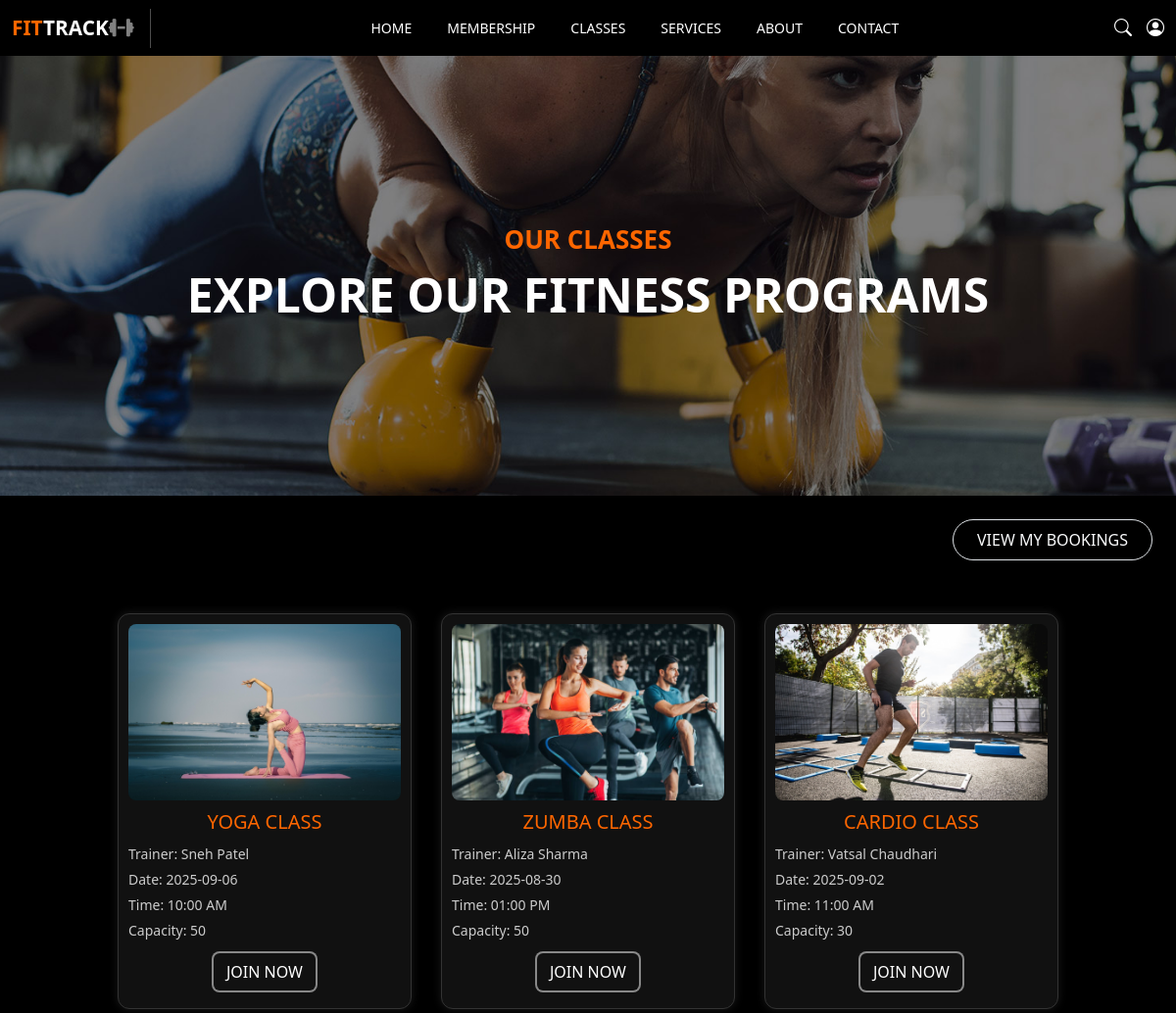
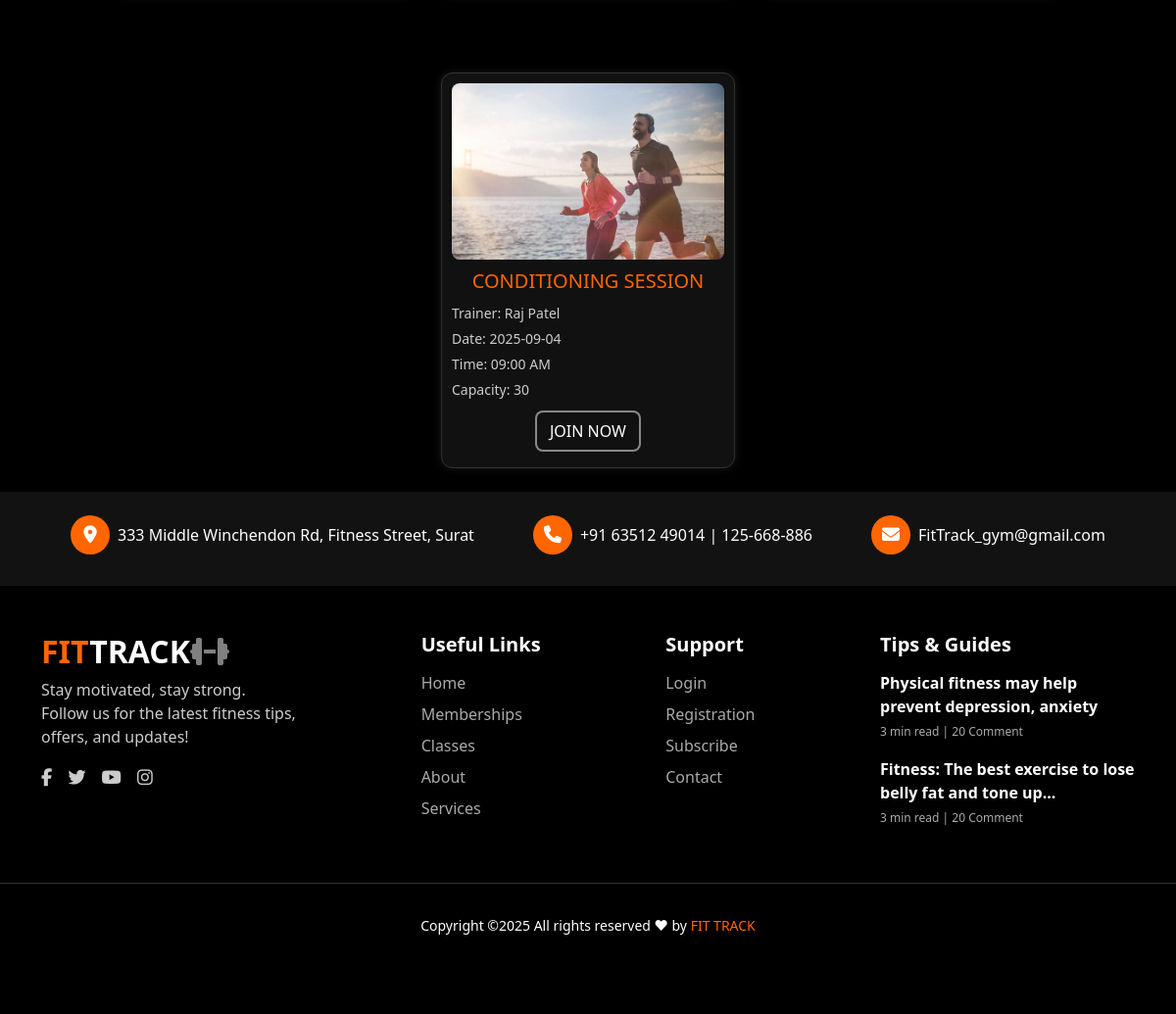
The app's page /user/classes.php with its own data (2 pictures, top to bottom).
### tables this page shows
CREATE TABLE `classes` (
  `id` int(11) NOT NULL,
  `title` varchar(255) NOT NULL,
  `image` varchar(255) NOT NULL,
  `trainer` varchar(255) NOT NULL,
  `date` date NOT NULL,
  `time` time NOT NULL,
  `capacity` int(11) NOT NULL,
  `created_at` timestamp NOT NULL DEFAULT current_timestamp() ON UPDATE current_timestamp()
);

### user/classes.php (the view, shortened to what this page needs)
<!DOCTYPE html>
<html lang="en">
<head>
  <link href="https://cdn.jsdelivr.net/npm/bootstrap@5.3.2/dist/css/bootstrap.min.css" rel="stylesheet">
  <link href="https://cdn.jsdelivr.net/npm/bootstrap-icons@1.10.5/font/bootstrap-icons.css" rel="stylesheet">
  <link rel="stylesheet" href="../css/user_classes.css">
</head>
<body>
<?php include 'user_header.php'; ?>
<div class="page-banner d-flex flex-column justify-content-center align-items-center text-center">
  <span style="color: #ff6600; font-size: 26px; font-weight: bold;">OUR CLASSES</span>
  <h2 class="display-5 fw-bold text-white mt-2">EXPLORE OUR FITNESS PROGRAMS</h2>
</div>
<div class="container-fluid px-0">
  <div class="section-title">
     <div class="container-fluid my-0 py-0 px-0" style="background-color: #000;">
    <div class="d-flex justify-content-end mb-3 p-4">
            <a href="join_process.php" class="btn btn-outline-light border rounded-pill px-4 py-2">VIEW MY BOOKINGS</a>
           </div>
  <div class="card-container">
    <?php
    $query = "SELECT * FROM classes";
    $result = mysqli_query($conn, $query);
    if (mysqli_num_rows($result) > 0):
      while ($row = mysqli_fetch_assoc($result)):
    ?>
    <div class="class-card mb-4 mt-4">
      <img src="../uploads/<?php echo htmlspecialchars($row['image']); ?>" alt="Class Image">
      <h4 class="text-center"><?php echo htmlspecialchars($row['title']); ?></h4>
      <div class="details">Trainer: <?php echo htmlspecialchars($row['trainer']); ?></div>
      <div class="details">Date: <?php echo htmlspecialchars($row['date']); ?></div>
      <div class="details">Time: <?php echo date("h:i A",strtotime($row['time'])); ?></div>
      <div class="details">Capacity: <?php echo htmlspecialchars($row['capacity']); ?></div>
      <a href="join_class.php?class_id=<?php echo $row['id']; ?>" class="btn btn-join text-white text-center mb-2 mt-2">JOIN NOW</a>
    </div>
    <?php endwhile; else: ?>
      <p class="text-center text-muted">No classes available at the moment.</p>
    <?php endif; ?>
  </div>
</div>
    </div>
</div>
<?php include 'user_footer.php'; ?>
</body>
</html>

### css/user_classes.css (style rules this page uses)
body { margin: 0; padding: 0; background-color: #000; font-family: 'Segoe UI', sans-serif; overflow-x: hidden; }
.page-banner { width: 100%; background-image: url('../img/classes.jpg'); background-size: cover; background-position: center; padding: 100px 0; height: 450px; margin-top: 56px; }
.container-fluid { padding-left: 0; padding-right: 0; }
.section-title { text-align: center; margin: 0; padding: 0; margin-bottom: 0px; padding-bottom: 0; }
.card-container { display: flex; flex-wrap: wrap; gap: 30px; justify-content: center; background-color: #000; padding: 30px 20px; margin-bottom: 0; padding-bottom: 0; margin-top: -40px; }
.class-card { background-color: #111; border-radius: 12px; padding: 10px; width: 100%; max-width: 300px; text-align: center; border: 1px solid #333; box-shadow: 0 0 10px rgba(255,255,255,0.1); }
.class-card img { width: 100%; height: 180px; object-fit: cover; border-radius: 8px; margin-bottom: 10px; }
.class-card h4 { font-size: 20px; color: #ff6600; margin-bottom: 10px; }
.class-card .details { font-size: 14px; color: #ccc; margin-bottom: 5px; text-align: left; }
.btn-join { background-color: transparent; color: #fff; padding: 12px 30px; border: 2px solid #fff; border-radius: 30px; font-size: 14px; font-weight: bold; transition: all 0.3s ease-in-out; display: inline-block; box-shadow: 0 0 0 2px rgba(255,255,255,0.5); }

### user/user_header.php (style rules this page uses)
body { margin: 0; font-family: Arial, sans-serif; background-size: cover; }

### records on screen
classes: image (picture), title "YOGA CLASS", trainer "Sneh Patel", date "2025-09-06", time "10:00 AM", capacity "50"
classes: image (picture), title "ZUMBA CLASS", trainer "Aliza Sharma", date "2025-08-30", time "01:00 PM", capacity "50"
classes: image (picture), title "CARDIO CLASS", trainer "Vatsal Chaudhari", date "2025-09-02", time "11:00 AM", capacity "30"
classes: image (picture), title "CONDITIONING SESSION", trainer "Raj Patel", date "2025-09-04", time "09:00 AM", capacity "30"
